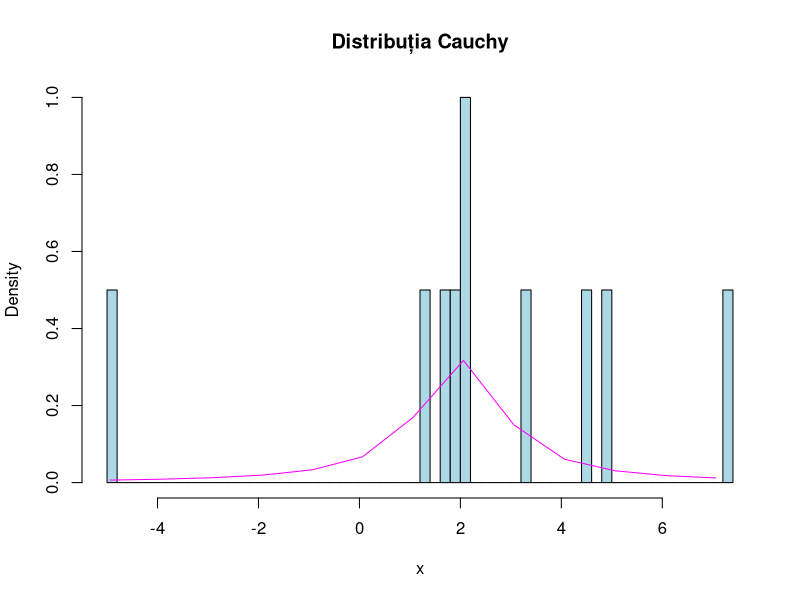
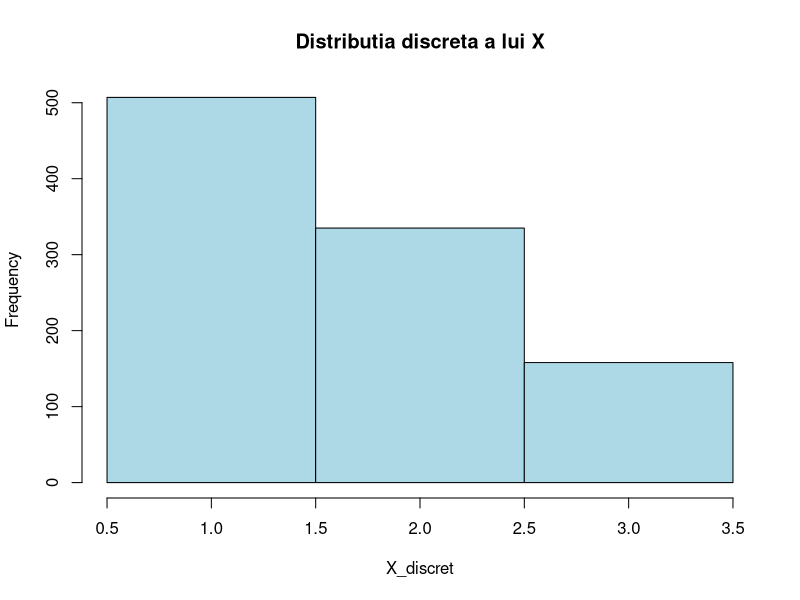
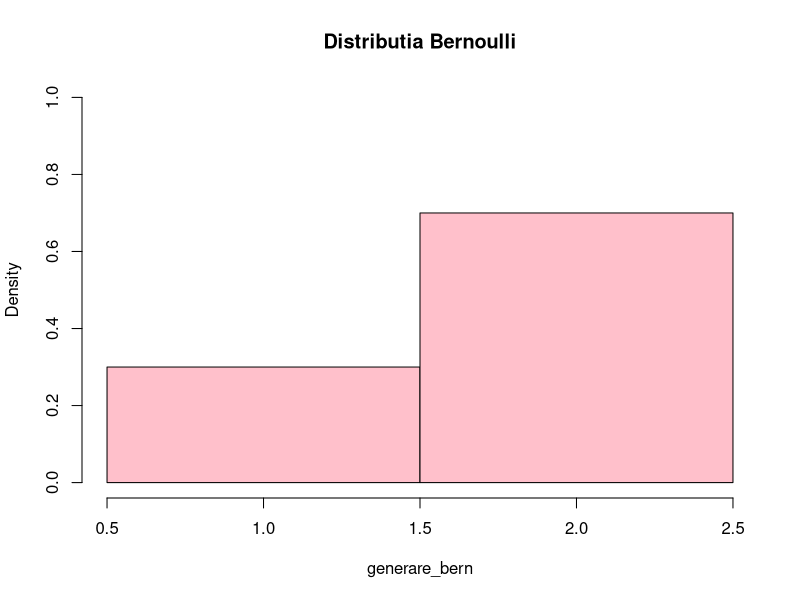
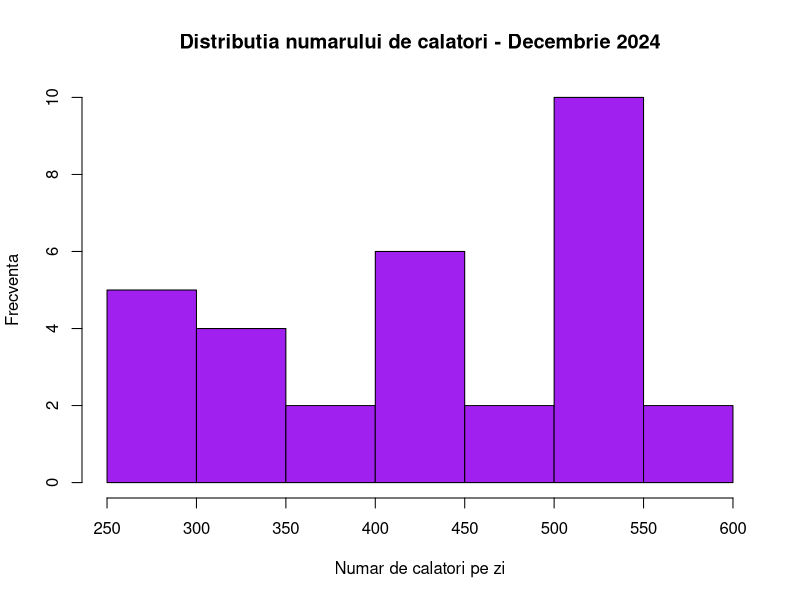
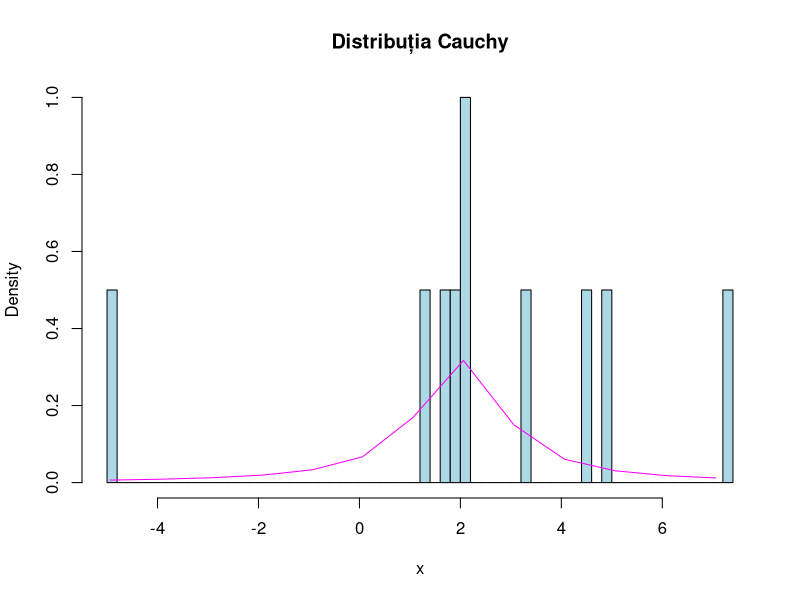
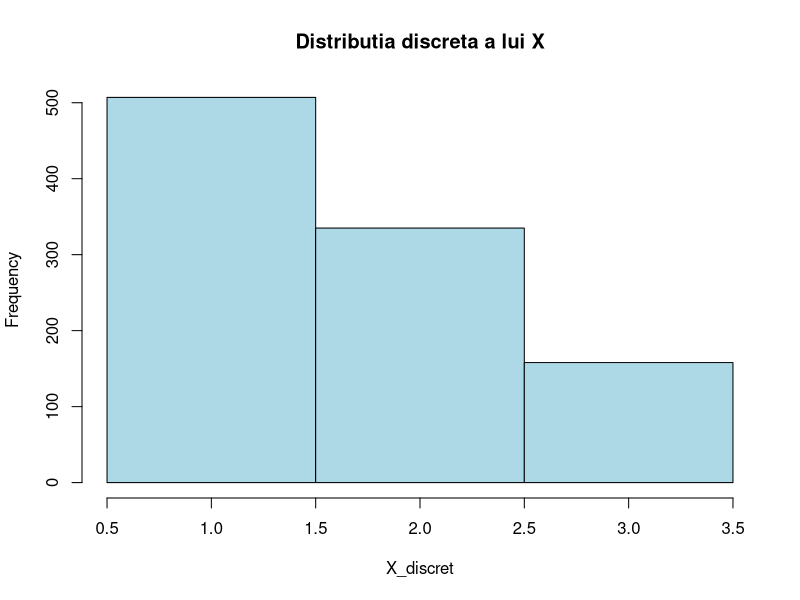
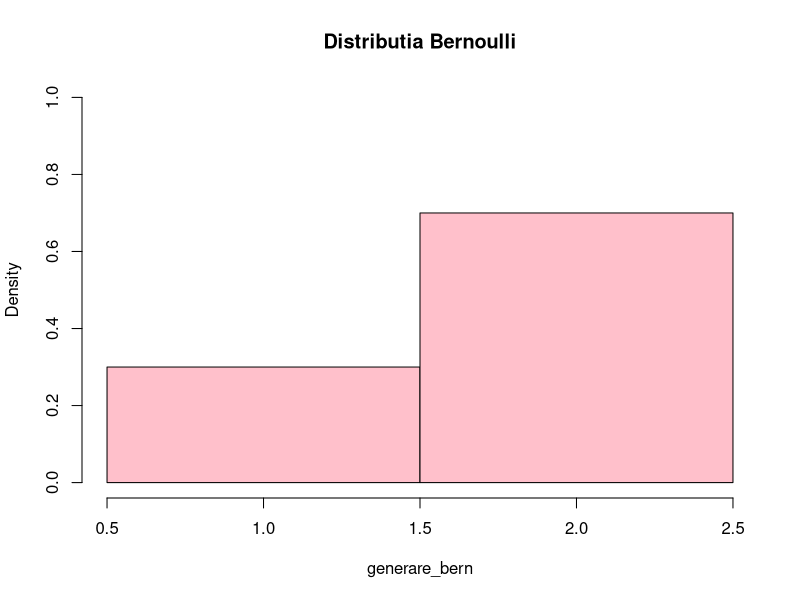
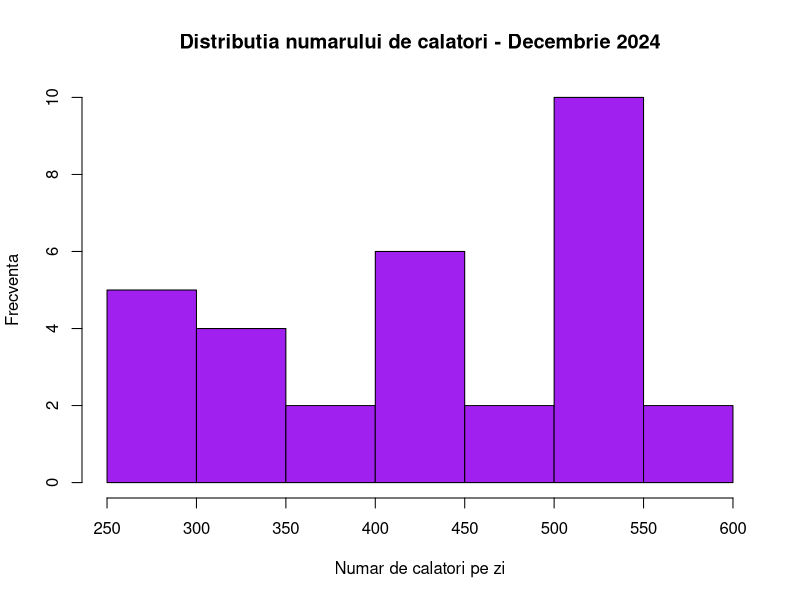

Write R code to recreate these figures, in order.
# Proiect Statistica 2025

# Problema 1
# Ex 1
# a) -------------------------------------------------------------------
set.seed(123)  
n <- 10
x0 <- 2
gamma <- 1

#Folosim functia de densitate pentru a genera functia Cauchy centrata in x0,
#avand abaterea medie absoluta data de gamma
f_Cauchy <- function(x,x0, gamma){
  1/(pi*gamma) * 1/(1+((x-x0)/gamma)^2)
}

#F_Cauchy am generat-o folosind metoda inversei
F_Cauchy <- function(n, x0, gamma){
  U <- runif(n)
  gamma*tan(pi*(U - 1/2)) + x0
  
}

#X ia valorile generate de functia cuantila
x <- F_Cauchy(n, x0, gamma)

#generam histograma
hist(x, breaks = 50, probability = TRUE, main = "Distribuția Cauchy", col = "lightblue")
t <- seq(min(x),max(x),1)
#creem graficul functiei f care urmeaza repartitia Cauchy
lines(t,f_Cauchy(t, x0, gamma),col="magenta",xlim=c(-10,10))

# b) -------------------------------------------------------------------

set.seed(123)  
n <- 1000  

# Generam n valori uniforme intre 0 si 1
U <- runif(n)

# Aplicam metoda transformarii inverse
X_discret <- ifelse(U < 1/2, 1, ifelse(U < 5/6, 2, 3))

# Creare histograma pentru distributia discreta
hist(X_discret, breaks = seq(0.5, 3.5, 1),
     main = "Distributia discreta a lui X", 
     col = "lightblue", border = "black")

# c) -------------------------------------------------------------------
n <- 10
# Functie Bernoulli
bernoulli <- function(x1, x2, p, n) {
  generare_bern <- ifelse(runif(n) < p, x2, x1)
  # Creare histograma pentru distributia Bernoulli
  hist(generare_bern, breaks = seq(min(x1, x2) - 0.5, max(x1, x2) + 0.5, 1),
       probability = TRUE, main = "Distributia Bernoulli", col = "pink", 
       border = "black", ylim = c(0, 1))
  return(generare_bern)
}

# Citirea valorilor pentru Bernoulli
test_x1 <- 1
test_x2 <- 2
#p-ul ia valori intre 0 si 1
test_p <- 0.7

# Generare si vizualizare Bernoulli
bernoulli(test_x1, test_x2, test_p, n)

# d) -------------------------------------------------------------------
# a)
n <- 10
# Functie pentru generarea unui numar intreg între a si b
perturbare_aleat <- function(a, b) {
  secunda <- as.numeric(format(Sys.time(), "%S"))  # Extrage secunda curenta
  perturbare <- sin(secunda) * (b - a)/15   # vrem unif(0,1)
  # Generam un numar aleator intre a si b și aplicam perturbarea (i.e esantionul)
  val_aleat <- sample(a:b, 1)
  val_perturbata <- round(perturbare + val_aleat) 
  # ne asiguram rezultatul ramane in intervalul [a, b]
  return(max(min(val_perturbata, b), a))
}

# Functie pentru simularea numarului de calatori
simulare_pasageri <- function(xmin, xmax, y) {
  pasageri <- perturbare_aleat(xmin, xmax)  
  # Creste probabilitatea de a alege un numar apropiat de medie
  pasageri <- round((pasageri + y) / 2)  # Ajustare spre medie
  return(pasageri)
}

# Setam parametrii pentru linia 501 STB
xmin <- perturbare_aleat(150, 300)   # Numarul minim de calatori pe zi
xmax <- perturbare_aleat(700, 1000)   # Numarul maxim de calatori pe zi
y <- perturbare_aleat(300, 700)      # Valoarea medie aproximativa

# Generam numarul de calatori pentru fiecare zi din decembrie 2024
decembrie_2024 <- sapply(1:31, function(x) simulare_pasageri(xmin, xmax, y))

# Cream histograma folosind hist()
hist(decembrie_2024, breaks = 10, col = "purple", border = "black", main = "Distributia numarului de calatori - Decembrie 2024",xlab = "Numar de calatori pe zi",ylab = "Frecventa")

# b) -------------------------------------------------------------------

# Functie pentru simularea fiecarei luni din anul 2024
simuleaza_luna <- function(luna, zile) {
  min_calatori <- perturbare_aleat(150, 300)   # Numarul minim de calatori pe zi
  max_calatori <- perturbare_aleat(700, 1000)  # Numarul maxim de calatori pe zi
  medie_calatori <- perturbare_aleat(300, 700) # Valoarea medie aproximativa
  calatori_zi <- numeric(zile)  # Initializam vectorul
  for (i in 1:zile) {
    calatori_zi[i] <- simulare_pasageri(min_calatori, max_calatori, medie_calatori)  # Generam datele zilnice
  }
  zile_usoare <- sum(calatori_zi < 350)
  zile_normale <- sum(calatori_zi >= 351 & calatori_zi <= 670)
  zile_aglomerate <- sum(calatori_zi > 671)
  return(data.frame(
    Luna = luna,
    Medie_Calatori = mean(calatori_zi),
    Min_Calatori = min(calatori_zi),
    Max_Calatori = max(calatori_zi),
    Proc_Zile_Usoare = zile_usoare / zile * 100,
    Proc_Zile_Normale = zile_normale / zile * 100,
    Proc_Zile_Aglomerate = zile_aglomerate / zile * 100
  ))
}

# Definim numarul de zile pentru fiecare luna
luni_2024 <- list(
  "Ianuarie" = 31, "Februarie" = 29, "Martie" = 31, "Aprilie" = 30,
  "Mai" = 31, "Iunie" = 30, "Iulie" = 31, "August" = 31,
  "Septembrie" = 30, "Octombrie" = 31, "Noiembrie" = 30, "Decembrie" = 31
)

# Simulam datele pentru fiecare luna
rezultate_2024 <- data.frame()  # Initializam un dataframe gol
for (luna in names(luni_2024)) {
  rezultate_2024 <- rbind(rezultate_2024, simuleaza_luna(luna, luni_2024[[luna]]))
}

# Afisam rezultatele
print(rezultate_2024)

# c)--------------------------------------------------------
# Proiect Statistica 2025

# Problema 1
# Ex 1
# a) -------------------------------------------------------------------
set.seed(123)  
n <- 10
x0 <- 2
gamma <- 1

#Folosim functia de densitate pentru a genera functia Cauchy centrata in x0,
#avand abaterea medie absoluta data de gamma
f_Cauchy <- function(x,x0, gamma){
  1/(pi*gamma) * 1/(1+((x-x0)/gamma)^2)
}

#F_Cauchy am generat-o folosind metoda inversei
F_Cauchy <- function(n, x0, gamma){
  U <- runif(n)
  gamma*tan(pi*(U - 1/2)) + x0
  
}

#X ia valorile generate de functia cuantila
x <- F_Cauchy(n, x0, gamma)

#generam histograma
hist(x, breaks = 50, probability = TRUE, main = "Distribuția Cauchy", col = "lightblue")
t <- seq(min(x),max(x),1)
#creem graficul functiei f care urmeaza repartitia Cauchy
lines(t,f_Cauchy(t, x0, gamma),col="magenta",xlim=c(-10,10))

# b) -------------------------------------------------------------------

set.seed(123)  
n <- 1000  

# Generam n valori uniforme intre 0 si 1
U <- runif(n)

# Aplicam metoda transformarii inverse
X_discret <- ifelse(U < 1/2, 1, ifelse(U < 5/6, 2, 3))

# Creare histograma pentru distributia discreta
hist(X_discret, breaks = seq(0.5, 3.5, 1),
     main = "Distributia discreta a lui X", 
     col = "lightblue", border = "black")

# c) -------------------------------------------------------------------
n <- 10
# Functie Bernoulli
bernoulli <- function(x1, x2, p, n) {
  generare_bern <- ifelse(runif(n) < p, x2, x1)
  # Creare histograma pentru distributia Bernoulli
  hist(generare_bern, breaks = seq(min(x1, x2) - 0.5, max(x1, x2) + 0.5, 1),
       probability = TRUE, main = "Distributia Bernoulli", col = "pink", 
       border = "black", ylim = c(0, 1))
  return(generare_bern)
}

# Citirea valorilor pentru Bernoulli
test_x1 <- 1
test_x2 <- 2
#p-ul ia valori intre 0 si 1
test_p <- 0.7

# Generare si vizualizare Bernoulli
bernoulli(test_x1, test_x2, test_p, n)

# d) -------------------------------------------------------------------

n <- 10
# Functie pentru generarea unui numar intreg intre a si b
perturbare_aleat <- function(a, b) {
  secunda <- as.numeric(format(Sys.time(), "%S"))  # Extrage secunda curenta
  perturbare <- sin(secunda) * (b - a)/15   # vrem unif(0,1)
  # Generam un numar aleator intre a si b si aplicam perturbarea (i.e esantionul)
  val_aleat <- sample(a:b, 1)
  val_perturbata <- round(perturbare + val_aleat) 
  # ne asiguram rezultatul ramane in intervalul [a, b]
  return(max(min(val_perturbata, b), a))
}

# Functie pentru simularea numarului de calatori
simulare_pasageri <- function(xmin, xmax, y) {
  pasageri <- perturbare_aleat(xmin, xmax)  
  # Creste probabilitatea de a alege un numar apropiat de medie
  pasageri <- round((pasageri + y) / 2)  # Ajustare spre medie
  return(pasageri)
}

# Setam parametrii pentru linia 501 STB
xmin <- perturbare_aleat(150, 300)   # Numarul minim de calatori pe zi
xmax <- perturbare_aleat(700, 1000)   # Numarul maxim de calatori pe zi
y <- perturbare_aleat(300, 700)      # Valoarea medie aproximativa

# Generam numarul de calatori pentru fiecare zi din decembrie 2024
decembrie_2024 <- sapply(1:31, function(x) simulare_pasageri(xmin, xmax, y))

# Cream histograma folosind hist()
hist(decembrie_2024, breaks = 10, col = "purple", border = "black", main = "Distributia numarului de calatori - Decembrie 2024",xlab = "Numar de calatori pe zi",ylab = "Frecventa")

# b) -------------------------------------------------------------------

# Functie pentru simularea fiecarei luni din anul 2024
simuleaza_luna <- function(luna, zile) {
  min_calatori <- perturbare_aleat(150, 300)   
  max_calatori <- perturbare_aleat(700, 1000)  
  medie_calatori <- perturbare_aleat(300, 700) # Valoarea medie aproximativa
  calatori_zi <- numeric(zile)  # Initializam vectorul
  for (i in 1:zile) {
    calatori_zi[i] <- simulare_pasageri(min_calatori, max_calatori, medie_calatori)  # Generam datele zilnice
  }
  zile_usoare <- sum(calatori_zi < 350)
  zile_normale <- sum(calatori_zi >= 351 & calatori_zi <= 670)
  zile_aglomerate <- sum(calatori_zi > 671)
  return(data.frame(
    Luna = luna,
    Medie_Calatori = mean(calatori_zi),
    Min_Calatori = min(calatori_zi),
    Max_Calatori = max(calatori_zi),
    Proc_Zile_Usoare = zile_usoare / zile * 100,
    Proc_Zile_Normale = zile_normale / zile * 100,
    Proc_Zile_Aglomerate = zile_aglomerate / zile * 100))}
# Definim numarul de zile pentru fiecare luna
luni_2024 <- list(
  "Ianuarie" = 31, "Februarie" = 29, "Martie" = 31, "Aprilie" = 30,
  "Mai" = 31, "Iunie" = 30, "Iulie" = 31, "August" = 31,
  "Septembrie" = 30, "Octombrie" = 31, "Noiembrie" = 30, "Decembrie" = 31
)
# Simulam datele pentru fiecare luna
rezultate_2024 <- data.frame()  # Initializam un dataframe gol
for (luna in names(luni_2024)) {
  rezultate_2024 <- rbind(rezultate_2024, simuleaza_luna(luna, luni_2024[[luna]]))
}
# Afisam rezultatele
print(rezultate_2024)

# c)--------------------------------------------------------
# Adaugam simularea pentru pasagerii cu abonament, cei care platesc bilet si cei care nu platesc
simuleaza_pasageri_detaliat <- function(luna, zile) {
  min_calatori <- perturbare_aleat(150, 300)
  max_calatori <- perturbare_aleat(700, 1000)
  medie_calatori <- perturbare_aleat(300, 700)
  pret_bilet <- 3  # Preț bilet
  pret_abonament <- 70 # Pret abonament
  
  total_calatori <- numeric(zile)
  pasageri_abonament <- numeric(zile)
  pasageri_bilet <- numeric(zile)
  pasageri_fara_plata <- numeric(zile)
  venit_bilete <- numeric(zile)
  venit_abonamente <- numeric(zile)
  pierderi_neplata <- numeric(zile)
  
  for (i in 1:zile) {
    total_calatori[i] <- simulare_pasageri(min_calatori, max_calatori, medie_calatori)
    
    # Procent pasageri cu abonament intre 1% si 99%
    x_abonament <- perturbare_aleat(1, 99) / 100 
    pasageri_abonament[i] <- round(total_calatori[i] * x_abonament)
    
    # Pasagerii ramasi
    ramasi <- total_calatori[i] - pasageri_abonament[i]
    
    # Procent pasageri care platesc bilet intre 1% si 99%
    x_bilet <- perturbare_aleat(1, 99) / 100 
    pasageri_bilet[i] <- round(ramasi * x_bilet)
    pasageri_fara_plata[i] <- ramasi - pasageri_bilet[i]
    
    # Calcul venituri
    venit_bilete[i] <- pasageri_bilet[i] * pret_bilet
    venit_abonamente[i] <- pasageri_abonament[i] * pret_abonament
    pierderi_neplata[i] <- pasageri_fara_plata[i] * pret_bilet
  }
  
  zile_usoare <- sum(total_calatori < 350)
  zile_normale <- sum(total_calatori >= 351 & total_calatori <= 670)
  zile_aglomerate <- sum(total_calatori > 671)
  
  return(data.frame(
    Luna = luna,
    Medie_Calatori = mean(total_calatori),
    Min_Calatori = min(total_calatori),
    Max_Calatori = max(total_calatori),
    Proc_Zile_Usoare = zile_usoare / zile * 100,
    Proc_Zile_Normale = zile_normale / zile * 100,
    Proc_Zile_Aglomerate = zile_aglomerate / zile * 100,
    Pasageri_Abonamente = mean(pasageri_abonament), # facem media pt ca vrem pe luna
    Pasageri_Bilete = mean(pasageri_bilet),
    Pasageri_Fara_Plata = mean(pasageri_fara_plata),
    Venit_Bilete = sum(venit_bilete),
    Venit_Abonamente = sum(venit_abonamente),
    Pierderi_Neplata = sum(pierderi_neplata)))
  }

# Simulam pentru fiecare luna
rezultate_2024_detaliat <- data.frame()
for (luna in names(luni_2024)) {
  rezultate_2024_detaliat <- rbind(rezultate_2024_detaliat, simuleaza_pasageri_detaliat(luna, luni_2024[[luna]]))}

# Afisam rezultatele
print(rezultate_2024_detaliat)


#Problema 3
# Exercitiul 3
#a)-----------------------------------------------------

#Binomiala

p_binomial <- function(n, p, x) {
  miu <- n * p #se calculeaza media 
  sigma <- sqrt(n * p * (1 - p)) #se calc deviatia standard
  
  z <- (x - miu) / sigma #vrem sa aflam z_n prin standardizare
  # Calculam P(Z_n <= x) folosind distributia normala standard
  print(paste("Media sumei:", miu))
  print(paste("Deviatia standard a sumei:", sigma))
  print(paste("Valoarea lui z:", z))
  pnorm(z)
}

n <- 1000  # nr de incercari
p <- 0.3   # probabilitatea de succes
x <- 20    # valoarea pentru care calculam probabilitatea

#Calculam P(Z_n<=x)
prob <- p_binomial(n,p,x)
print(prob)

# 2)
#Binomiala
# Cream un vector de valori x pentru care calculam probabilitatea
x_vals <- seq(0, 500, by = 1)  # De la 0 la 500 cu pasul 1
y_vals <- sapply(x_vals, function(x) p_binomial(n, p, x))  

# Generam graficul
plot(x_vals, y_vals, type = "s", col = "blue", lwd = 2, 
     main = "Distributia Binomiala",
     xlab = "x", ylab = "P(Z_n <= x)")


#----------------------------------------------------------------
p_geometrica <- function(n, p, x) {
  # Calculam media si deviataia standard
  miu <- 1/ p
  sigma <- sqrt( (1 - p) / p^2)
  miu_sum <- n * miu
  sigma_sum <- sqrt(n * sigma^2)
  z <- (x - miu_sum) / sigma_sum # Transformam x in variabila standardizata Z_n
  print(paste("Media sumei:", miu))
  print(paste("Deviatia standard a sumei:", sigma))
  print(paste("Valoarea lui z:", z))
  return(pnorm(z))
}

n <- 10  # Numarul de variabile aleatoare geometrice
p <- 0.2   # Probabilitatea de succes
x <- 5   # Valoarea pentru care calculam probabilitatea


prob <- p_geometrica(n, p, x)
print(prob)

#Graficul Geom.
x_values <- seq(1, 100, by = 10) 
prob_values <- sapply(x_values, function(x) p_geometrica(n, p, x))

# Reprezentam grafic functia
plot(x_values, prob_values,  type = "s",col = "blue", lwd = 2, 
     xlab = "x", ylab = "P(Z_n <= x)", main = "Distributia geometrica")

#--------------------------------------------------------------------------------
#Poisson
p_poisson <- function(n, lambda,x) {
  # Calculam media si deviataia standard
  miu <- n*lambda
  sigma <- sqrt(n*lambda)
  z <- (x - miu) / sigma # Transformam x in variabila standardizata Z_n
  print(paste("Media sumei:", miu))
  print(paste("Deviatia standard a sumei:", sigma))
  print(paste("Valoarea lui z:", z))
  
  return(pnorm(z))
}
n <- 100  
lambda <- 5 
prob <- p_poisson(n,lambda,x)
print(prob)
# Generam valori pentru x
x_values <- seq(411, 589, by = 1) # avem nevoie de intervalul [miu+4*tetha;miu-4*tetha]
prob_values <- sapply(x_values, function(x) p_poisson(n, lambda, x))

# Reprezentam grafic functia
plot(x_values, prob_values, type = "s", col = "blue", lwd = 2, 
     xlab = "x", ylab = "P(Z_n <= x)", main = "Functia de repartitie Poisson")

#-------------------------------------------------------------------------------
#Uniforma de caz discret

p_uniforma_discreta <- function(a, b, n, x) {
  miu_suma <- n * (a + b) / 2
  sigma_suma <- sqrt(n * ((b - a + 1)^2 - 1) / 12)
  z <- (x - miu_suma) / sigma_suma
  print(paste("Media sumei:", miu_suma))
  print(paste("Deviatia standard a sumei:", sigma_suma))
  print(paste("Valoarea lui z:", z))
  pnorm(z)
}

a <- 1    # limita inferioara a intervalului
b <- 6    # limita superioara a intervalului
n <- 50 # nr de variabile aleatoare
x <- 350  # Valoarea pentru care calculam probabilitatea

# Calculam P(Z_n ≤ x)
prob <- p_uniforma_discreta(a, b, n, x)
print(prob)

# 2) -------------------------------------------------------
#Graficul uniforma caz discret
x_values <- seq(-100, 400, by = 10) 
prob_values <- sapply(x_values, function(x) p_uniforma_discreta(a, b, n, x))

# Reprezentam grafic functia
title <- "Distributia Uniforma Discreta"
plot(x_values, prob_values, type = "s", col = "red", lwd = 2, 
     xlab = "x", ylab = "P(Z_n <= x)", main = title)


#------------------------------------------------------------------------------

#Uniforma de caz continuu

p_uniforma_continuu <- function(a, b, n, x) {
  miu_suma <- n * (a + b) / 2
  sigma_suma <- sqrt(n * ((b - a )^2  / 12))
  z <- (x - miu_suma) / sigma_suma
  print(paste("Media sumei:", miu_suma))
  print(paste("Deviatia standard a sumei:", sigma_suma))
  print(paste("Valoarea lui z:", z))
  pnorm(z)
}


a <- 1    # limita inferioara a intervalului
b <- 6    # limita superioara a intervalului
n <- 100  # nr de variabile aleatoare
x <- 350  # Valoarea pentru care calculam probabilitatea

# Calculam P(Z_n ≤ x)
prob <- p_uniforma_continuu(a, b, n, x)
print(prob)

#---------------------------------------------------------------------------

# Exponentiala

p_exponentiala <- function(lambda, n, x) {
  miu_suma <- n / lambda
  sigma_suma <- sqrt(n) / lambda
  z <- (x - miu_suma) / sigma_suma
  print(paste("Media sumei:", miu_suma))
  print(paste("Deviatia standard a sumei:", sigma_suma))
  print(paste("Valoarea lui z:", z))
  pnorm(z)
}


lambda <- 1    # Rata evenimentelor
n <- 100       # Numărul de variabile aleatoare
x <- 120       # Valoarea pentru care calculăm probabilitatea

# Calculam P(Z_n ≤ x)
prob <- p_exponentiala(lambda, n, x)
print(prob)

# 2) -----------------------------------------------------------
# Generam valori pentru x
x_values_exp <- seq(90, 150, by = 5) 
prob_values_exp <- sapply(x_values_exp, function(x) p_exponentiala(lambda, n, x))

# Reprezentam grafic functia exponentiala
title_exp <- "Distributia Exponentiala"
plot(x_values_exp, prob_values_exp, type = "l", col = "blue", lwd = 2, 
     xlab = "x", ylab = "P(Z_n <= x)", main = title_exp)


#--------------------------------------------------------------------------

#Gamma

p_gamma <- function(k, theta, n, x) {
  miu_suma <- n * k * theta
  sigma_suma <- sqrt(n * k) * theta
  z <- (x - miu_suma) / sigma_suma
  print(paste("Media sumei:", miu_suma))
  print(paste("Deviatia standard a sumei:", sigma_suma))
  print(paste("Valoarea lui z:", z))
  pnorm(z)
}


k <- 2        # Parametrul de forma
theta <- 30    # Parametrul de scala
n <- 50   # Numarul de variabile aleatoare
x <- 30   

# Calculam P(Z_n ≤ x)
prob <- p_gamma(k, theta, n, x)
print(prob)

# 2) -------------------------------------------------------
# Generam valori pentru x
x_values_gamma <- seq(0, 100, by = 0.1) 
prob_values_gamma <- sapply(x_values_gamma, function(x) p_gamma(k, theta, n, x))

# Reprezentam grafic functia gamma
title_gamma <- "Distributia Gamma"
plot(x_values_gamma, prob_values_gamma, type = "l", col = "green", lwd = 2, 
     xlab = "x", ylab = "P(Z_n <= x)", main = title_gamma)

#---------------------------------------------------------
#Beta

p_beta <- function(alpha, beta, n, x) {
  miu_suma <- n * (alpha / (alpha + beta))
  sigma_suma <- sqrt(n * (alpha * beta) / ((alpha + beta)^2 * (alpha + beta + 1)))
  z <- (x - miu_suma) / sigma_suma
  
  print(paste("Media sumei:", miu_suma))
  print(paste("Deviatia standard a sumei:", sigma_suma))
  print(paste("Valoarea lui z:", z))
  pnorm(z)
  
}
alpha <- 2
beta <- 30
n <- 50
x <- 3.5  

prob <- p_beta(alpha, beta, n, x)
print(prob)

# 3) -----------------------------------------------
#BINOMIALA
# Functia pentru calculul probabilitatii binomiale fara standardizare
p_binomial <- function(n, p, x) {
  miu <- n * p  # Media
  sigma <- sqrt(n * p * (1 - p))  # Deviatia standard
  
  # Calculam probabilitatea folosind distributia binomiala
  prob <- pbinom(x, n, p)
  
  print(paste("Media sumei:", miu))
  print(paste("Deviatia standard a sumei:", sigma))
  print(paste("P(X <= x):", prob))
  
  return(prob)
}

# Functia pentru supremum folosind p_binomial
sup_binomial <- function(n, p) {
  miu <- n * p
  sigma <- sqrt(n * p * (1 - p))
  
  # Definim functia care calculeaza diferenta dintre p_binomial si normala
  diff_function <- function(x) {
    abs(p_binomial(n, p, x) - pnorm((x - miu) / sigma))
  }
  
  # Calculam limitele suportului binomial
  lower_bound <- 0
  upper_bound <- n
  
  # Gasim maximul diferentei folosind optimize pe suportul binomialei
  result <- optimize(diff_function, c(lower_bound, upper_bound), maximum = TRUE)
  print(result)
  return(result$objective)
}

n <- 1000
p <- 0.3
sup_value <- sup_binomial(n, p)
print(sup_value)

#GEOMETRICA
# Functia pentru calculul probabilitatii geometrice fara standardizare
p_geometrica <- function(n, p, x) {
  # Calculam media si deviataia standard
  miu <- 1/ p
  sigma <- sqrt( (1 - p) / p^2)
  miu_sum <- n * miu
  sigma_sum <- sqrt(n * sigma^2)
  prob <- pgeom(x, p)
  print(paste("Media sumei:", miu))
  print(paste("Deviatia standard a sumei:", sigma))
  print(paste("P(X <= x):", prob))
  return(prob)
}

# Functia pentru supremum folosind p_geometrica
sup_geom <- function(n, p) {
  miu <- 1/ p
  sigma <- sqrt( (1 - p) / p^2)
  miu_sum <- n * miu
  sigma_sum <- sqrt(n * sigma^2)
  # Definim functia care calculeaza diferenta dintre p_geometrica si normala
  diff_function <- function(x) {
    abs(p_geometrica(n, p, x) - pgeom(floor((x - miu) / sigma), p))
  }
  # Calculam limitele suportului geometric
  lower_bound <- 0
  upper_bound <- n
  # Gasim maximul diferentei folosind optimize pe suportul geometric
  result <- optimize(diff_function, c(lower_bound, upper_bound), maximum = TRUE)
  print(result)
  return(result$objective)
}

n <- 1000
p <- 0.3
sup_value <- sup_geom(n, p)
print(sup_value)

#3) POISSON

lambda <- 3 
n <- 100
p <- 0.5

# Functia pentru supremum folosind p_binomial
sup_poisson <- function(n, lambda) {
  miu <- n*lambda
  sigma <- sqrt(n*lambda)
  # Definim functia care calculeaza diferenta dintre p_binomial si normala
  diff_function <- function(x) {
    abs(p_poisson(n, lambda, x) - pnorm((x - miu) / sigma))
  }
  # Calculam limitele suportului binomial
  lower_bound <- 0
  upper_bound <- n
  # Gasim maximul diferentei folosind optimize pe suportul binomialei
  result <- optimize(diff_function, c(lower_bound, upper_bound), maximum = TRUE)
  print(result)
  return(result$objective)
}

sup_value <- sup_poisson(n, lambda)
print(sup_value)

# EXPONENTIALA
# Functia pentru calculul probabilitatii exponentiale fara standardizare
p_exponentiala <- function(lambda, n, x) {
  miu_suma <- n / lambda
  sigma_suma <- sqrt(n) / lambda
  z <- (x - miu_suma) / sigma_suma
  print(paste("Media sumei:", miu_suma))
  print(paste("Deviatia standard a sumei:", sigma_suma))
  print(paste("Valoarea lui z:", z))
  prob <- pnorm(z)
  print(paste("Probabilitatea P(Z_n <= x):", prob))
  return(prob)
}

# Functia pentru supremum folosind p_exponentiala
sup_exponentiala <- function(lambda, n) {
  miu_suma <- n / lambda
  sigma_suma <- sqrt(n) / lambda
  
  # Definim functia care calculeaza diferenta dintre p_exponentiala si normala
  diff_function <- function(x) {
    abs(p_exponentiala(lambda, n, x) - pnorm((x - miu_suma) / sigma_suma))
  }
  
  # Calculam limitele suportului exponentialei
  lower_bound <- 0
  upper_bound <- n / lambda
  
  # Gasim maximul diferentei folosind optimize pe suportul exponentialei
  result <- optimize(diff_function, c(lower_bound, upper_bound), maximum = TRUE)
  return(result$objective)
}

lambda <- 0.0000001  # Rata evenimentelor
n <- 10      # Numarul de variabile aleatoare
x <- 150        # Valoarea pentru care calculam probabilitatea

# Calculam P(Z_n ≤ x)
prob <- p_exponentiala(lambda, n, x)

# Exemplu de calcul al supremului
sup_value <- sup_exponentiala(lambda, n)
print(paste("Supremul diferentei:", sup_value))

#BETA
sup_beta <- function(alpha, beta,n) {
  miu <- n * (alpha / (alpha + beta))
  sigma <- sqrt(n * (alpha * beta) / ((alpha + beta)^2 * (alpha + beta + 1)))
  # Definim functia care calculeaza diferenta dintre p_binomial si normala
  diff_function <- function(x) {
    abs(p_beta(alpha, beta,n, x) - pnorm((x - miu) / sigma))
  }
  # Calculam limitele suportului binomial
  lower_bound <- 0
  upper_bound <- n
  # Gasim maximul diferentei folosind optimize pe suportul binomialei
  result <- optimize(diff_function, c(lower_bound, upper_bound), maximum = TRUE)
  print(result)
  return(result$objective)
}
alpha <- 2
beta <- 0.5
n <- 50
x <- 3.5  
sup_value <- sup_beta(alpha, beta,n)
print(sup_value)

#GAMMA
p_gamma <- function(k, theta, n, x) {
  miu_suma <- n * k * theta
  sigma_suma <- sqrt(n * k) * theta
  prob <- pgamma(x, k*n, theta)
  print(paste("Media sumei:", miu_suma))
  print(paste("Deviatia standard a sumei:", sigma_suma))
  print(paste("P(X <= x):", prob))
  return(prob)
}
# Functia pentru supremum folosind p_gamma
sup_gamma <- function(n, k, theta) {
  miu_suma <- n * k * theta
  sigma_suma <- sqrt(n * k) * theta
  # Definim functia care calculeaza diferenta dintre p_gamma si normala
  diff_function <- function(x) {
    abs(p_gamma(k, theta, n, x) - pnorm((x - miu_suma) / sigma_suma))
  }
  # Calculam limitele suportului gamma
  lower_bound <- 0
  upper_bound <- n
  # Gasim maximul diferentei folosind optimize pe suportul gamma
  result <- optimize(diff_function, c(lower_bound, upper_bound), maximum = TRUE)
  print(result)
  return(result$objective)
}

k <- 2        # Parametrul de forma
theta <- 30    # Parametrul de scala
n <- 50   # Numarul de variabile aleatoare
x <- 30   
sup_value <- sup_gamma(n, k, theta)
print(sup_value)

# 4)
calc <- function(nume, param) {
  if (nume == "binomial") {
    n <- param$n
    p <- param$p
    medie <- n * p
    varianta <- n * p * (1 - p)
  } else if (nume == "uniform") {
    a <- param$a
    b <- param$b
    medie <- (a + b) / 2
    varianta <- (b - a)^2 / 12
  } else if (nume == "gamma") {
    a <- param$a
    b <- param$b
    medie <- a * b
    varianta <- a * b^2
  } else if (nume == "beta") {
    alpha <- param$alpha
    beta <- param$beta
    medie <- alpha / (alpha + beta)
    varianta <- (alpha * beta) / ((alpha + beta)^2 * (alpha + beta + 1))
  } else if (nume == "poisson") {
    lambda <- param$lambda
    medie <- lambda
    varianta <- lambda
  } else if (nume == "geometric") {
    p <- param$p
    medie <- 1 / p
    varianta <- (1 - p) / p^2
  } else if (nume == "exponential") {
    lambda <- param$lambda
    medie <- 1 / lambda
    varianta <- 1 / lambda^2
  } else {
    stop("Distributie necunoscuta")
  }
  return(list(medie = medie, varianta = varianta))
}
 
# Exemplu de utilizare:
print("Binomiala")
param <- list(n = 10, p = 0.5) # Parametri pentru o distributie binomiala
calc("binomial", param)
 
print("Beta")
param <- list(alpha=2, beta= 2)
calc("beta",param)
# Exemplu de utilizare:
param <- list(n = 10, p = 0.5) # Parametri pentru o distributie binomiala
calc("binomial", param)

param <- list(alpha=2, beta= 2)
calc("beta",param)

# 5) ------------------------------------------------------------------------- 
calculeaza_E_abs_X_miu <- function(f_dens_masa, miu, lower = -Inf, upper = Inf, discreta= FALSE) {
  if (discreta) {
    val <- lower:upper  # x1,x2...,xn
    E_abs_X_miu <- sum(f_dens_masa(val) * (abs(val - miu))^3)
  } else {
    E_abs_X_miu <- integrate(function(x) f_dens_masa(x) * (abs(x - miu))^3, lower, upper)$value
  }
  return(E_abs_X_miu)
}

#pt Normala(0,1)
f_dens_normal <- function(x) dnorm(x, mean = 0, sd = 1)
miu_normal <- 0

# Calculam E|X_1 - mu|^3 pentru o distributie normala standard
calculeaza_E_abs_X_miu(f_dens_normal, miu_normal, lower = -Inf, upper = Inf, discreta = FALSE)

# ----------------------------------------------------------------------------------------------------------------
#Problema 2
"
Plotam graficele densitatilor:
"

#GRAFIC BINOMIALA- DISCRETA
div_space_bin = seq(0,5,1)
dens_bin = function(x) (dbinom(x,5,1))
plot(div_space_bin,sapply(div_space_bin,dens_bin))


#GRAFIC GEOMETRICA- DISCRETA
div_space_geom = seq(0,30,1)
dens_geom = function (x) (dgeom(x,1/2))
plot(div_space_geom,sapply(div_space_geom,dens_geom))

#GRAFIC POISSON-DISCRETA
div_space_poiss = seq(0,30,1)
dens_poiss = function(x) (dpois(x,2))
plot(div_space_poiss,sapply(div_space_poiss,dens_poiss))

#GRAFIC CHI-PATRAT-UNIFORMA
div_space_chi = seq(0,20,0.05)
dens_chi2 = function (x,nu) (dchisq(x,nu))
plot(div_space_chi,sapply(div_space_chi,function(x) dchisq(x,5)),col = 'blue',ylim = c(0,0.2),main = 'Densitatea Chi2')
lines(div_space_chi,sapply(div_space_chi,function(x) dchisq(x,10)),col = 'red')
lines(div_space_chi,sapply(div_space_chi,function(x) dchisq(x,3)),col = 'green')
legend('topright',legend = c('chi^2(5)','Chi2(10)','chi2(3)'),col = c('blue','red','green'),lty = 1)

#GRAFIC GAMMA-UNIFORMA
div_space_gamma = seq(0,3,0.01)
dens_gamma = function (x,alpha,lambda) (dgamma(x,alpha,shape = 1/lambda))
plot(div_space_gamma,sapply(div_space_gamma,function(x) dgamma(x,2,2)),col = 'blue',main = 'Densitatea Gamma')
lines(div_space_gamma,sapply(div_space_gamma,function(x) dgamma(x,3,2)),col = 'red')
lines(div_space_gamma,sapply(div_space_gamma,function(x)dgamma(x,2,3)),col = 'green')
legend('topright',legend = c('Gamma(2,2)','Gamma(3,2)','Gamma(2,3)'),col = c('blue','red','green'),lty = 1)

#GRAFIC BETA-UNIFORMA
div_space_beta = seq(0,1,0.01)
dens_beta = function (x,alpha,beta) (dbeta(x,alpha,beta))
plot(div_space_beta,sapply(div_space_beta,function(x) dbeta(x,5,5)),col = 'blue',main = 'Densitatea Beta')
lines(div_space_beta,sapply(div_space_beta,function(x) dbeta(x,6,4)),col = 'red')
lines(div_space_beta,sapply(div_space_beta,function(x) dbeta(x,4,6)),col = 'green')
lines(div_space_beta,sapply(div_space_beta,function(x) dbeta(x,3,7)),col = 'yellow')
legend('topright',legend = c('Beta(5,5)','Beta(6,4)','Beta(4,6)','Beta(3,7)'),col = c('blue','red','green','yellow'),lty = 1)


#4)-5)
#________________________________________________________________________________
#Binomiala
comb = function (n,k)
{
  return (factorial(n)/(factorial(k)*factorial(n-k)))
}

log_ver_bin = function (x,n,p) 
{
  return (sum(sapply(x,function (k) log(comb(n,k))))+log(p/(1-p))*sum(x)+n*length(x)*log(1-p))
}
max_ver_bin = function(x,n)
{
  "Returneaza estimatia de verosimilitate maxima pentru repartitia chi2"
  log_ver_bin = function (p) 
  {sum(sapply(x,function (k) log(comb(n,k))))+log(p/(1-p))*sum(x)+n*length(x)*log(1-p)}
  res_bin = optimize(function (x)-log_ver_bin(x),c(0,1), maximum = TRUE)
  return (res_bin)
}

res_bin1 = max_ver_bin(x,5)

print(res_bin1)

n = 10   # Numarul de incercari
p = 0.5  # Probabilitatea de succes
esantion = rbinom(100,n, p)  # 100 valori dintr-o Binomiala(n, p)
valori_p = seq(0.01, 0.99, by = 0.01)  
# Calculam log-verosimilitatea pentru fiecare valoare a lui p
valori_log_ver = sapply(valori_p, function(p) log_ver_bin(esantion, n, p))
# Construim graficul
plot(valori_p, valori_log_ver, type = "l", col = "blue", lwd = 2,
     xlab = "p (probabilitatea de succes)", 
     ylab = "Log-verosimilitate", 
     main = "Funcția de log-verosimilitate pentru distribuția Binomiala")


#_____________________________________________________________________________________
# Geometrica
log_ver_geom = function(x,theta)
{
  return ((sum(x)-length(x))*log(1-p)+length(x)*log(p)) 
}
max_ver_geom = function(x)
{
  "Returneaza estimatia p(sau theta) care maximizeaza verosimilitatea"
  log_ver_geom = function (p) {(sum(x)-length(x))*log(1-p)+length(x)*log(p)}
  return (optimize(function (x) -log_ver_geom(x),c(0,1), maximum = TRUE))
}

res_geom1 = max_ver_geom(x)

print(res_geom1)


# Generam un esantion de 100 de valori dintr-o distributie geometrica cu p = 0.4
esantion_geom <- rgeom(100, prob = 0.4)

# Functia de log-verosimilitate pentru distributia geometrica
log_ver_geom <- function(x, p) {
  return ((sum(x) - length(x)) * log(1 - p) + length(x) * log(p))
}

# Cream o secventa de valori pentru p (probabilitatea de succes)
valori_p <- seq(0.01, 0.99, by = 0.01)

# Calculam log-verosimilitatea pentru fiecare valoare a lui p
valori_log_ver_geom <- sapply(valori_p, function(p) log_ver_geom(esantion_geom, p))

# Construim graficul
plot(valori_p, valori_log_ver_geom, type = "l", col = "blue", lwd = 2,
     xlab = "p (probabilitatea de succes)", 
     ylab = "Log-verosimilitate", 
     main = "Functia de log-verosimilitate pentru distributia geometrica")

#______________________________________________________________________________________

#Poisson

log_ver_poiss = function(x,lbd)
{
  n = length(x)
  return (-n*lbd+log(lbd)*sum(x))
}
max_ver_poiss = function(x,xmax)
{
  n = length(x)
  log_ver = function(lbd) -n*lbd+log(lbd)*sum(x)
  res = optimize(function (lbd) -log_ver(lbd),c(0,xmax), maximum = TRUE)
  return (res)
}

res_poiss1 = max_ver_poiss(x,10)

print(res_poiss1)

#Grafic
esantion = rpois(100, lambda = 4)  # Generam 100 de valori dintr-o distributie Poisson(4)

#  (evitam 0, deoarece log(0) nu este definit)
valori_lambda = seq(0.1, 10, by = 0.1)  

# Calculam log-verosimilitatea pentru fiecare valoare a lui lambda
valori_log_ver = sapply(valori_lambda, function(lambda) log_ver_poiss(esantion, lambda))

# Construim graficul
plot(valori_lambda, valori_log_ver, type = "l", col = "blue", lwd = 2,
     xlab = "Lambda (intensitatea evenimentelor)", 
     ylab = "Log-verosimilitate", 
     main = "Functia de log-verosimilitate pentru distributia Poisson")
